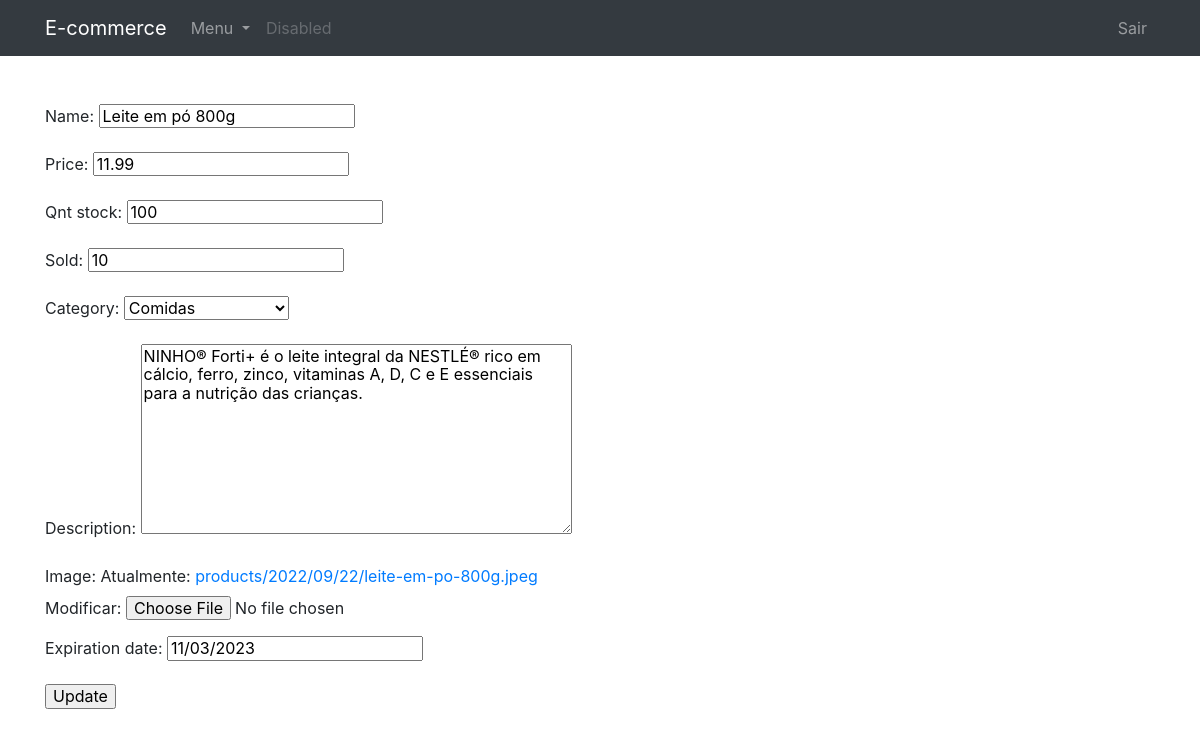
The page /portal/26/ (signed in) on the database its author committed.
### produtos/models.py (models this page shows, shortened)
class Produto(models.Model):
    name = models.CharField(max_length=70)
    price = models.FloatField()
    qnt_stock = models.IntegerField()
    sold = models.IntegerField()
    category = models.ForeignKey(Categoria, on_delete=models.CASCADE)
    description = models.TextField(default="", blank=True, null=True)
    slug = models.SlugField(max_length=250, null=True, blank=True)
    image = models.ImageField(upload_to="products/%Y/%m/%d", blank=False, null=False)
    expiration_date = models.DateField(null=True, blank=True)
    supermarket = models.ForeignKey(
        Lojista,
        on_delete=models.SET_NULL,
        blank=True,
        null=True,
    )
    class Meta:
        ordering = ["expiration_date"]

class Categoria(models.Model):
    name = models.CharField(max_length=50)
    slug = models.SlugField(max_length=250, null=True, blank=True)
    def __str__(self):
        return self.name

### lojista/views.py (the view)
# urls.py: path("<int:pk>/", EditProduct.as_view(), name="editar_produto"),
class EditProduct(SupermarketUserMixin, UpdateView):
    model = Produto
    template_name = "lojista/editar_produto.html"
    context_object_name = "products"
    success_url = reverse_lazy("lojista:minhas_ordens")
    fields = [
        "name",
        "price",
        "qnt_stock",
        "sold",
        "category",
        "description",
        "image",
        "expiration_date",
    ]

### lojista/views.py (called while the page is built)
    def test_func(self):
        if self.request.user.is_authenticated:
            print("entrou")
            print(self.request.user.role)
            return (
                self.request.user.role == "SUPERMARKET"
                or self.request.user.is_superuser
            )

### templates/lojista/editar_produto.html
{% extends 'base-portal.html' %}
{% block content %}
<form method="post">{% csrf_token %}
    {{ form.as_p }}
    <input type="submit" value="Update">
</form>
{% endblock %}

### rows shown on the page
Produto: name "Leite em pó 800g", price "11.99", qnt_stock "100", sold "10", category "Comidas", description "NINHO® Forti+ é o leite integral da NESTLÉ® rico em cálcio, ferro, zinco, vitaminas A, D, C e E essenciais para a nutrição das crianças.", expiration_date "11/03/2023"
